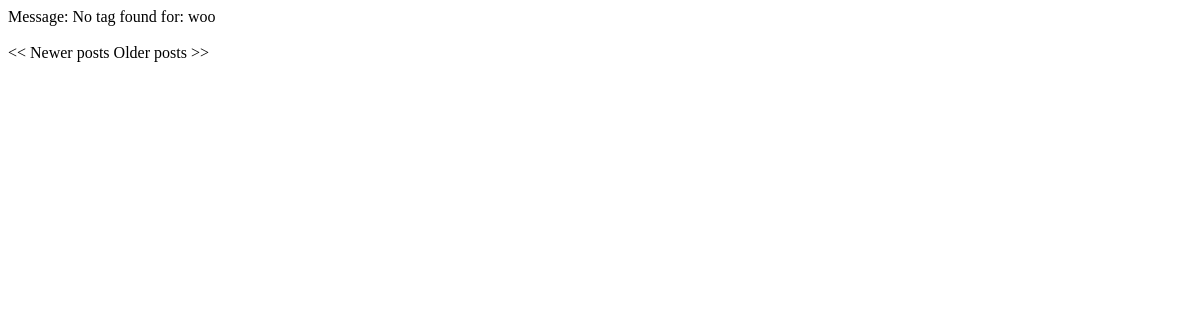
The app's page /tag/woo (signed in), older data.
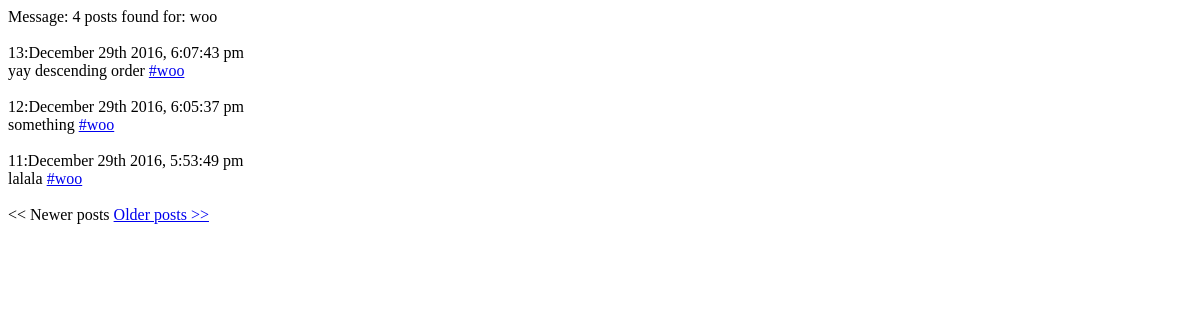
The same page, newer data.
### moments/models.py (models this page shows, shortened)
class Post(db.Model):
    id = db.Column(db.Integer, primary_key=True)
    body = db.Column(db.String(500))
    timestamp = db.Column(db.DateTime)
    user_id = db.Column(db.Integer, db.ForeignKey('user.id'))

### moments/views.py (the view)
@moments.route('/tag/<search_tag>')
@moments.route('/tag/<search_tag>/<int:page>')
@login_required
def tagPosts(search_tag, page=1):
    query_tag = Tag.query.filter_by(tag=search_tag).first()
    if query_tag == None:
        msg = "No tag found for: %s" % (search_tag)
        posts = None
        return render_template("posttags.html", msg=msg, posts=posts)
    else:
        query_posts = Post.query.join(postTags).filter(Post.user_id == g.user.id).filter(postTags.c.tag == search_tag).order_by(Post.timestamp.desc())
        posts = query_posts.paginate(page, POSTS_PER_PAGE, False)
        post_count = len(query_posts.all())
        msg = "%d posts found for: %s" % (post_count, search_tag)
        return render_template("posttags.html", msg=msg, posts=posts, tag=search_tag)

### moments/models.py (called while the page is built)
    @property
    def is_authenticated(self):
        return True

### moments/views.py (called while the page is built)
@login_manager.user_loader
def load_user(user_id):
    return User.query.filter(User.id==user_id).first()

@moments.before_request
def before_request():
    g.user = current_user

### moments/templates/posttags.html
{% extends "base.html" %}
{% block body %}
<div>Message: {{ msg }}</div><br>
    {% for post in posts.items %}
        <div>{{ post.id }}:{{ moment(post.timestamp).format('MMMM Do YYYY, h:mm:ss a')}}<br> {{ post.body|safe }}</div><br>
    {% endfor %}
    {% if posts.has_prev %}
        <a href="/tag/{{ tag }}/{{ posts.prev_num }}">&lt;&lt; Newer posts</a>
    {% else %}
        &lt;&lt; Newer posts
    {% endif %}
    {% if posts.has_next %}
        <a href="/tag/{{ tag }}/{{ posts.next_num }}">Older posts &gt;&gt;</a>
    {% else %}
        Older posts &gt;&gt;
    {% endif %}
{% endblock %}

### moments/templates/base.html (shortened to what this page needs)
<html>
<head>
</head>
{% block body %}{% endblock %}
</html>

Row changes from the older to the newer data that the page shows:
added Post: id "13", timestamp "December 29th 2016, 6:07:43 pm", body "yay descending order #woo"
added Post: id "12", timestamp "December 29th 2016, 6:05:37 pm", body "something #woo"
added Post: id "11", timestamp "December 29th 2016, 5:53:49 pm", body "lalala #woo"
Text that changed along with them:
{{ msg }}: "No tag found for: woo" → "4 posts found for: woo"
